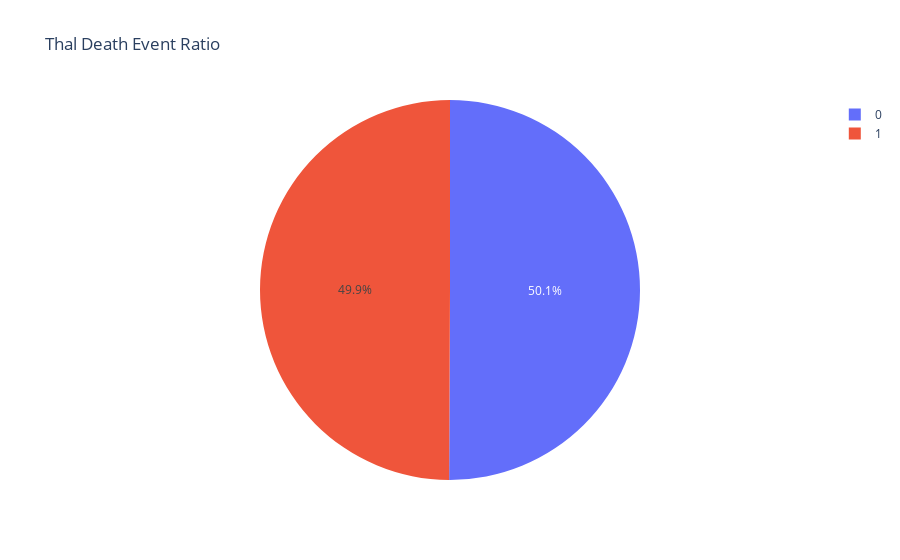

Notebook code for this chart:
### Code cell
import plotly.express as px
fig = px.pie(heart,values ='thal',names='target',title='Thal Death Event Ratio')
fig.show()

#thal: A blood disorder

### Figure 1 — Plotly figure (JSON) as saved in the notebook; plotly's stock layout.template omitted (floating-point values rounded to 4 significant figures; data arrays with more than 128 entries replaced by an {"elided": "..."} marker saying what was removed)
{"data": [{"domain": {"x": [0, 1], "y": [0, 1]}, "hovertemplate": "target=%{label}<br>thal=%{value}<extra></extra>", "labels": {"elided": "303 int values"}, "legendgroup": "", "name": "", "showlegend": true, "type": "pie", "values": {"elided": "303 int values"}}], "layout": {"autosize": true, "legend": {"tracegroupgap": 0}, "title": {"text": "Thal Death Event Ratio"}}}
